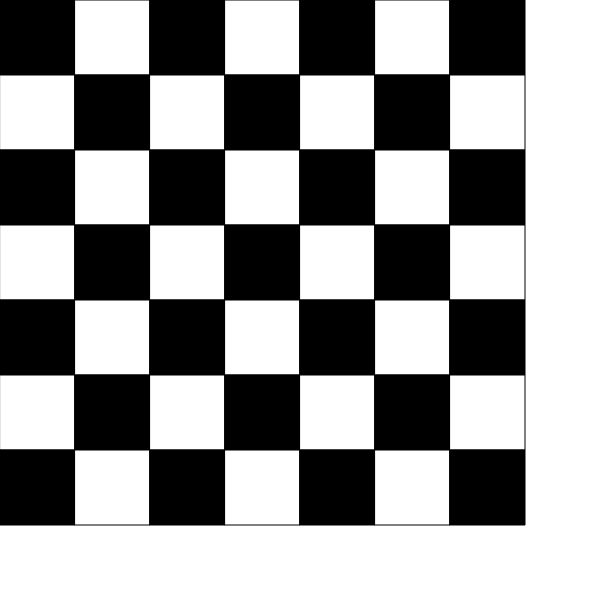
Frame 1 (no input)
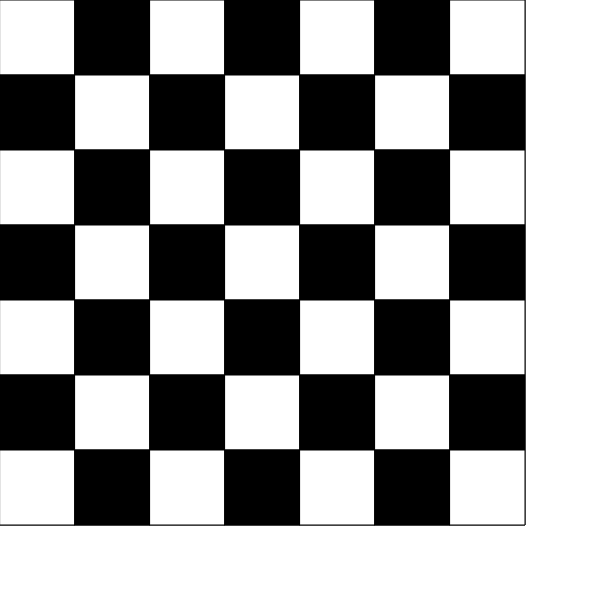
Frame 2 (the mouse pressed at the canvas centre, redrawn once)

The p5.js sketch that drew these frames (run headless with seeded random() and noise() and a simulated clock; the mouse was pressed at the canvas centre and the sketch redrawn once):

// p5.js sketch
// ── sketch.js
//Chess Board
// Refactor four.
// Srushti Vyas


let currentFill = 0; // Made a fill varibale, to allow us to change colors of the squares 

function setup() {
    createCanvas(600, 600);
    noLoop();  // No loop function so it won;t blink again and again
}
function draw() {

    chessBoard();
}

function chessBoard() {
    // draws the pattern of the suare from the provided numbers
    // using two for loops for for width squares and the heigth squares......(horizontal squares row and vertical squares row)
    for (x = 0; x < 525; x += 75) {
        for (y = 0; y < 525; y += 75) {
            
            if (currentFill === 255) {
                fill(255);                    // if this is true then it will make the black squares
                currentFill = 0;
            }
            else {
                fill(0);
                currentFill = 255;           // or else it will make the white ones.
            }
            square(x, y, 75); 
        }
    }

}
